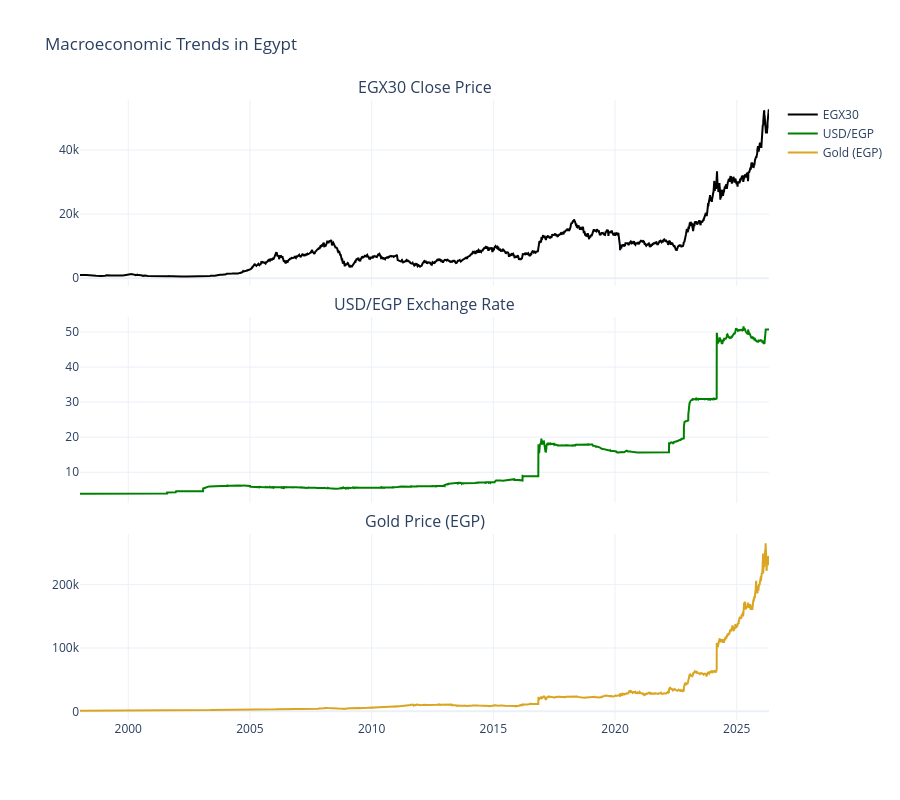

Write notebook code for a chart like this one.
### Markdown cell above
# 3. Macroeconomic Visualization

### Code cell
fig_macro = make_subplots(rows=3, cols=1, shared_xaxes=True, 
                          vertical_spacing=0.05,
                          subplot_titles=('EGX30 Close Price', 'USD/EGP Exchange Rate', 'Gold Price (EGP)'))

fig_macro.add_trace(go.Scatter(x=df.index, y=df['close'], mode='lines', name='EGX30', line=dict(color='black')), row=1, col=1)
fig_macro.add_trace(go.Scatter(x=df.index, y=df['usd_egp_rate'], mode='lines', name='USD/EGP', line=dict(color='green')), row=2, col=1)
fig_macro.add_trace(go.Scatter(x=df.index, y=df['gold_egp'], mode='lines', name='Gold (EGP)', line=dict(color='goldenrod')), row=3, col=1)

fig_macro.update_layout(height=800, title_text="Macroeconomic Trends in Egypt", template='plotly_white', hovermode='x unified')
fig_macro.show()

### Figure 1 — Plotly figure (JSON) as saved in the notebook; plotly's stock layout.template omitted (floating-point values rounded to 4 significant figures; data arrays with more than 128 entries replaced by an {"elided": "..."} marker saying what was removed)
{"data": [{"line": {"color": "black"}, "mode": "lines", "name": "EGX30", "type": "scatter", "x": {"elided": "6911 str values"}, "xaxis": "x", "y": {"elided": "6911 float values"}, "yaxis": "y"}, {"line": {"color": "green"}, "mode": "lines", "name": "USD/EGP", "type": "scatter", "x": {"elided": "6911 str values"}, "xaxis": "x2", "y": {"elided": "6911 float values"}, "yaxis": "y2"}, {"line": {"color": "goldenrod"}, "mode": "lines", "name": "Gold (EGP)", "type": "scatter", "x": {"elided": "6911 str values"}, "xaxis": "x3", "y": {"elided": "6911 float values"}, "yaxis": "y3"}], "layout": {"annotations": [{"font": {"size": 16}, "showarrow": false, "text": "EGX30 Close Price", "x": 0.5, "xanchor": "center", "xref": "paper", "y": 1, "yanchor": "bottom", "yref": "paper"}, {"font": {"size": 16}, "showarrow": false, "text": "USD/EGP Exchange Rate", "x": 0.5, "xanchor": "center", "xref": "paper", "y": 0.65, "yanchor": "bottom", "yref": "paper"}, {"font": {"size": 16}, "showarrow": false, "text": "Gold Price (EGP)", "x": 0.5, "xanchor": "center", "xref": "paper", "y": 0.3, "yanchor": "bottom", "yref": "paper"}], "height": 800, "hovermode": "x unified", "title": {"text": "Macroeconomic Trends in Egypt"}, "xaxis": {"anchor": "y", "domain": [0, 1], "matches": "x3", "showticklabels": false}, "xaxis2": {"anchor": "y2", "domain": [0, 1], "matches": "x3", "showticklabels": false}, "xaxis3": {"anchor": "y3", "domain": [0, 1]}, "yaxis": {"anchor": "x", "domain": [0.7, 1]}, "yaxis2": {"anchor": "x2", "domain": [0.35, 0.65]}, "yaxis3": {"anchor": "x3", "domain": [0, 0.3]}}}
